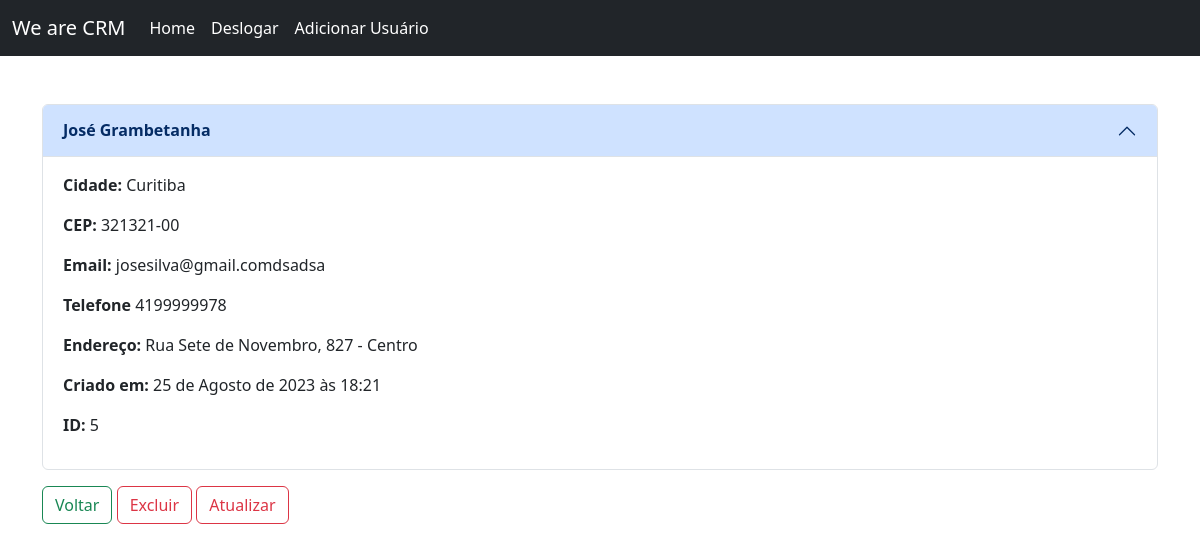
The app's page /record/5 (signed in) with its own data.
### website/models.py (models this page shows, shortened)
class Costumer(models.Model):
    created_at = models.DateTimeField(auto_now_add=True)
    first_name = models.CharField(max_length=50)
    last_name = models.CharField(max_length=50)
    email = models.CharField(max_length=100)
    phone = models.CharField(max_length=15)
    address = models.CharField(max_length=100)
    city = models.CharField(max_length=50)
    state = models.CharField(max_length=50)
    zipcode = models.CharField(max_length=20)

### website/views.py (the view)
# urls.py: path('record/<int:pk>', costumer_record, name='record'),
def costumer_record(request, pk):
    if request.user.is_authenticated:
        thecostumer_record = Costumer.objects.get(id=pk)
        return render(request, 'record.html', {'thecostumer_record': thecostumer_record})
    else:
        messages.error(request, "Você deve estar logado para acessar esta página")
        return redirect('home')

### website/templates/record.html (shortened to what this page needs)
{% extends 'base.html' %}
{% block content %}
  <div class="container mt-5 mb-5 accordion" id="accordionExample">
    <div class="accordion-item">
      <h2 class="accordion-header">
        <button class="accordion-button" type="button" data-bs-toggle="collapse" data-bs-target="#collapseOne" aria-expanded="true" aria-controls="collapseOne">
            <strong>
            {{ thecostumer_record.first_name }}
            {{ thecostumer_record.last_name }}
            </strong>
        </button>
      </h2>
      <div id="collapseOne" class="accordion-collapse collapse show" data-bs-parent="#accordionExample">
        <div class="accordion-body">
          <strong>Cidade: </strong>        {{ thecostumer_record.city }}</p>
          <strong>CEP: </strong>       {{ thecostumer_record.zipcode }}</p>
          <strong>Email: </strong>       {{ thecostumer_record.email }}</p>
          <strong>Telefone </strong>       {{ thecostumer_record.phone }}</p>
          <strong>Endereço: </strong>       {{ thecostumer_record.address }}</p>
          <strong>Criado em: </strong>       {{ thecostumer_record.created_at }}</p>
          <strong>ID: </strong>       {{ thecostumer_record.id }}</p>
        </div>
      </div>
    </div>
    <a href="{% url 'home' %}" class="btn mt-3 btn-outline-success">Voltar</a>
    <a href="{% url 'delete_record' thecostumer_record.id %}" class="btn mt-3 btn-outline-danger">Excluir</a>
    <a href="{% url 'update_record' thecostumer_record.id %}" class="btn mt-3 btn-outline-danger">Atualizar</a>
  </div>
{% endblock %}

### records on screen
Costumer: first_name "José", last_name "Grambetanha", city "Curitiba", zipcode "321321-00", email "josesilva@gmail.comdsadsa", phone "4199999978", address "Rua Sete de Novembro, 827 - Centro", created_at "25 de Agosto de 2023 às 18:21", id "5"
